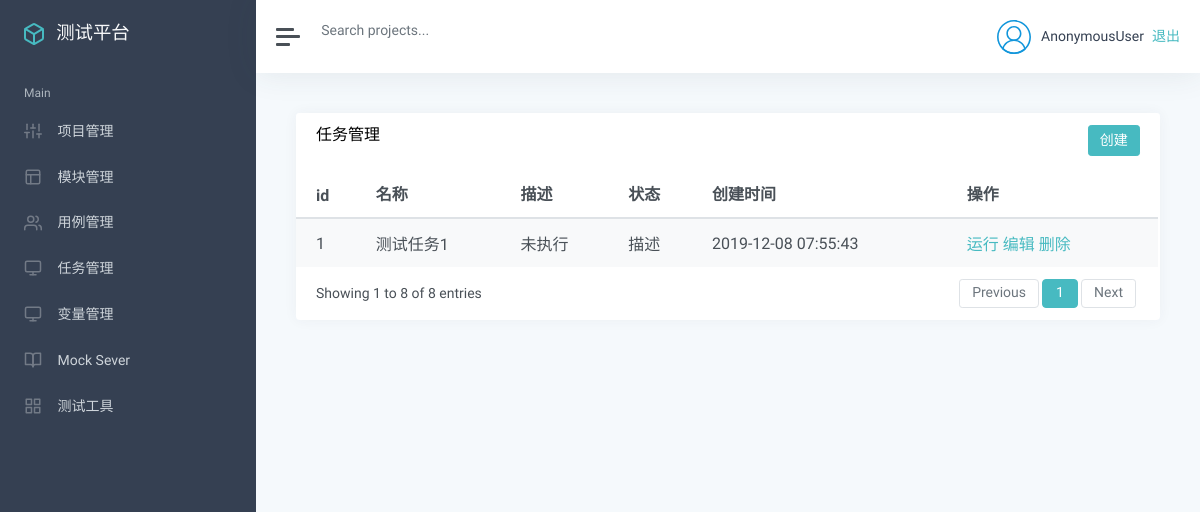
The page /task/ on the database as committed earlier.
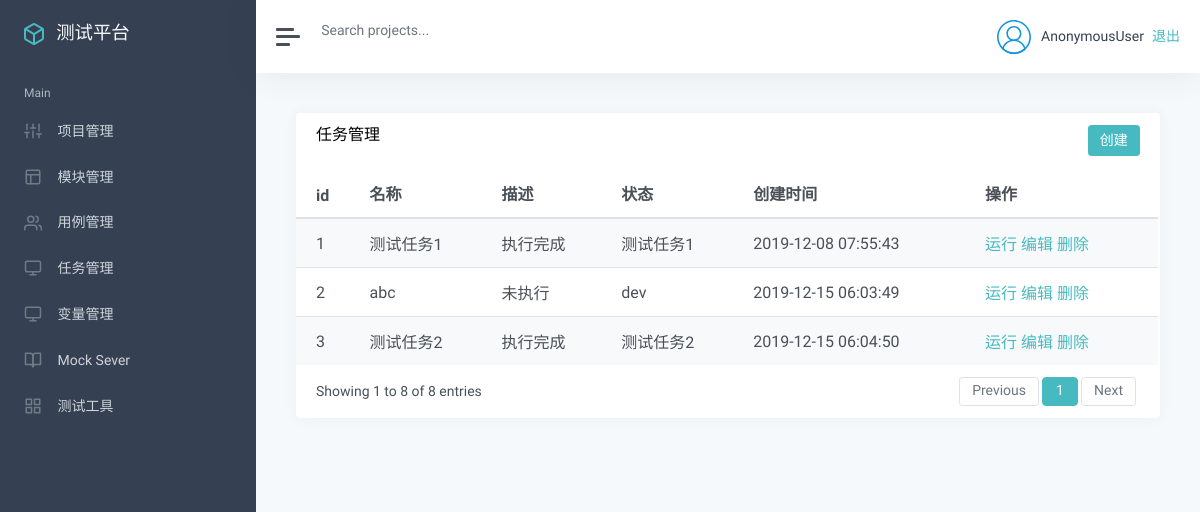
The same page on the database as committed later.
### app_task/models.py (models this page shows, shortened)
class TestTask(models.Model):
    name = models.CharField("名称", max_length=100, blank=False, default="")
    describe = models.TextField("描述", default="")
    status = models.IntegerField("状态", default=0)  # 0:未执行、1:执行中、2:执行完成
    cases = models.TextField("关联用例", default="")
    create_time = models.DateTimeField("创建时间", auto_now_add=True)

### app_task/views.py (the view)
# urls.py: path('', views.task_list),
def task_list(request):
    test_task = TestTask.objects.all()
    return render(request, "task/list.html",{
        "tasks": test_task
    })

### templates/task/list.html (shortened to what this page needs)
{% extends "manage.html" %}
{% block manage %}
<div class="card flex-fill">
    <div class="card-header">
        <h5 class="card-title mb-0" style="float:left">任务管理</h5>
        <button onclick="add_task()" type="button" class="btn btn-primary" style="float:right">创建</button>
    </div>
    <div id="datatables-dashboard-traffic_wrapper" class="dataTables_wrapper dt-bootstrap4 no-footer">
        <div class="row">
            <div class="col-sm-12">
                <table id="datatables-dashboard-traffic" class="table table-striped my-0 dataTable no-footer"
                    role="grid" aria-describedby="datatables-dashboard-traffic_info">
                    <thead>
                        <tr role="row">
                            <th>id</th>
                            <th>名称</th>
                            <th>描述</th>
                            <th>状态</th>
                            <th>创建时间</th>
                            <th>操作</th>
                        </tr>
                    </thead>
                    <tbody>
                        {% for t in tasks %}
                        <tr role="row" class="odd">
                            <td>{{ t.id }}</td>
                            <td>{{ t.name }}</td>
                            {% if t.status == 0 %}
                                <td>未执行</td>
                            {% endif %}
                            {% if t.status == 2 %}
                                <td>执行完成</td>
                            {% endif %}
                            <td>{{ t.describe }}</td>
                            <td>{{ t.create_time |date:"Y-m-d H:i:s"}}</td>
                            <td>
                                <a href="/task/run_task/{{t.id}}/">运行</a>
                                <a href="/task/edit/{{t.id}}/">编辑</a>
                                <a href="/task/delete/{{t.id}}/">删除</a>
                            </td>
                        </tr>
                        {% endfor %}
                    </tbody>
                </table>
            </div>
        </div>
        <div class="row">
            <div class="col-sm-12 col-md-5">
                <div class="dataTables_info" id="datatables-dashboard-traffic_info" role="status" aria-live="polite">
                    Showing 1 to 8 of 8 entries
                </div>
            </div>
            <div class="col-sm-12 col-md-7">
                <div class="dataTables_paginate paging_simple_numbers" id="datatables-dashboard-traffic_paginate">
                    <ul class="pagination">
                        <li class="paginate_button page-item previous disabled"
                            id="datatables-dashboard-traffic_previous">
                            <a href="#" aria-controls="datatables-dashboard-traffic" data-dt-idx="0" tabindex="0"
                                class="page-link">Previous</a>
                        </li>
                        <li class="paginate_button page-item active">
                            <a href="#" aria-controls="datatables-dashboard-traffic" data-dt-idx="1" tabindex="0"
                                class="page-link">1</a>
                        </li>
                        <li class="paginate_button page-item next disabled" id="datatables-dashboard-traffic_next">
                            <a href="#" aria-controls="datatables-dashboard-traffic" data-dt-idx="2" tabindex="0"
                                class="page-link">Next</a>
                        </li>
                    </ul>
                </div>
            </div>
        </div>
    </div>
</div>
{% endblock %}

Rows that differ between the two databases and show on the page:
changed TestTask "测试任务1": describe "描述" → "测试任务1"; status "未执行" → "执行完成"
added TestTask: id "2", name "abc", status "未执行", describe "dev", create_time "2019-12-15 06:03:49"
added TestTask: id "3", name "测试任务2", status "执行完成", describe "测试任务2", create_time "2019-12-15 06:04:50"
